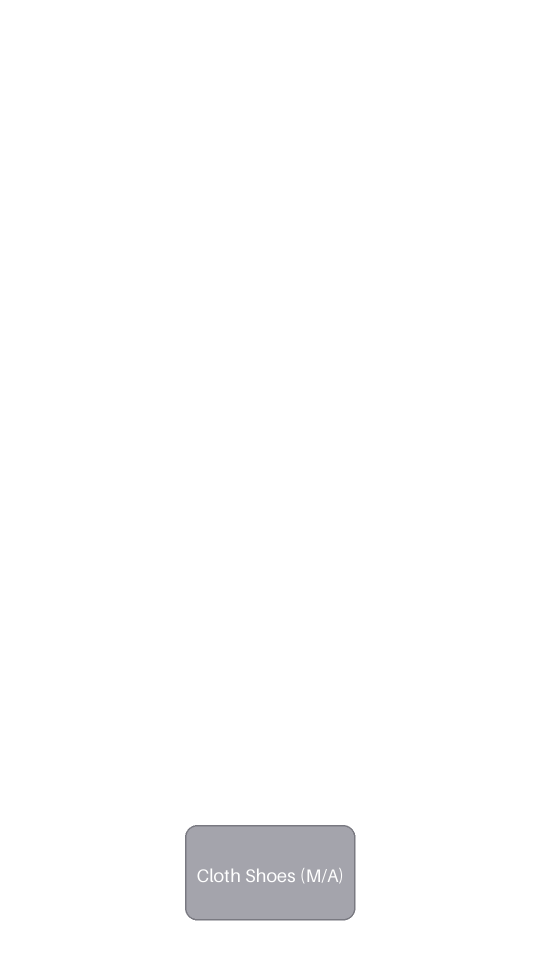
#> input picture assets/male/M_COMMON_SHOES_giay_vai_den.png, 1080 x 1920 px, found by its file name (shown at 1/2 size)
$ python render_final_project_showcase.py
#> lines starting #> are read from the running program, lines starting #| are printed output that depends on the picture
import os
from PIL import Image, ImageDraw, ImageFont

def render_outfit(gender, item_filenames, scene_filename):
#> called with gender = 'male', scene_filename = 'tet.jpg'
    scene_path = os.path.join("assets", "scenes", scene_filename)
    if os.path.exists(scene_path):
        bg = Image.open(scene_path).convert("RGBA").resize((540, 960))
    else:
        bg = Image.new("RGBA", (540, 960), (242, 236, 225, 255))
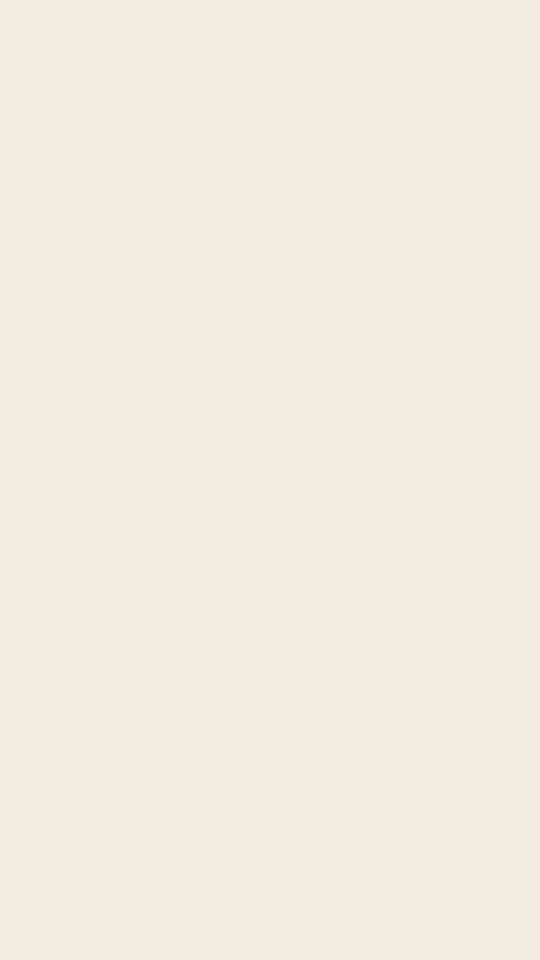
#> bg: PIL image 540x960 RGBA; mean R, G, B, A 242, 236, 225, 255

    char_canvas = Image.new("RGBA", (1080, 1920), (0, 0, 0, 0))
#> char_canvas: PIL image 1080x1920 RGBA; every value is 0
    base_path = os.path.join("assets", gender, f"{gender}_base.png")
    if os.path.exists(base_path):
        base_img = Image.open(base_path).convert("RGBA")
        char_canvas.alpha_composite(base_img)

    for item_fn in item_filenames:
        item_path = os.path.join("assets", gender, item_fn)
        if os.path.exists(item_path):
            item_img = Image.open(item_path).convert("RGBA")
#> item_img is the input picture: PIL image 1080x1920 RGBA; mean R, G, B, A 4.4, 4.4, 4.7, 6.3
#> pass 3 of the loop in render_outfit, `for item_fn in item_filenames:`:
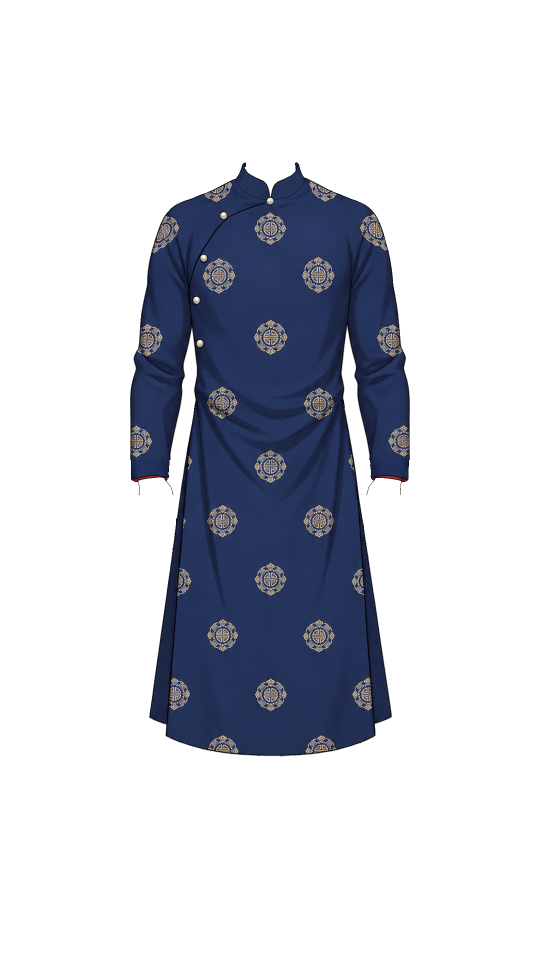
#> input picture assets/male/M_A_TOP_ao_ngu_than.png, 1080 x 1920 px, found by its file name (shown at 1/2 size)
#> in render_outfit, item_img is the input picture: PIL image 1080x1920 RGBA; mean R, G, B, A 185.9, 182.2, 181.7, 62.9
#> in render_outfit, `char_canvas.alpha_composite(item_img)`:
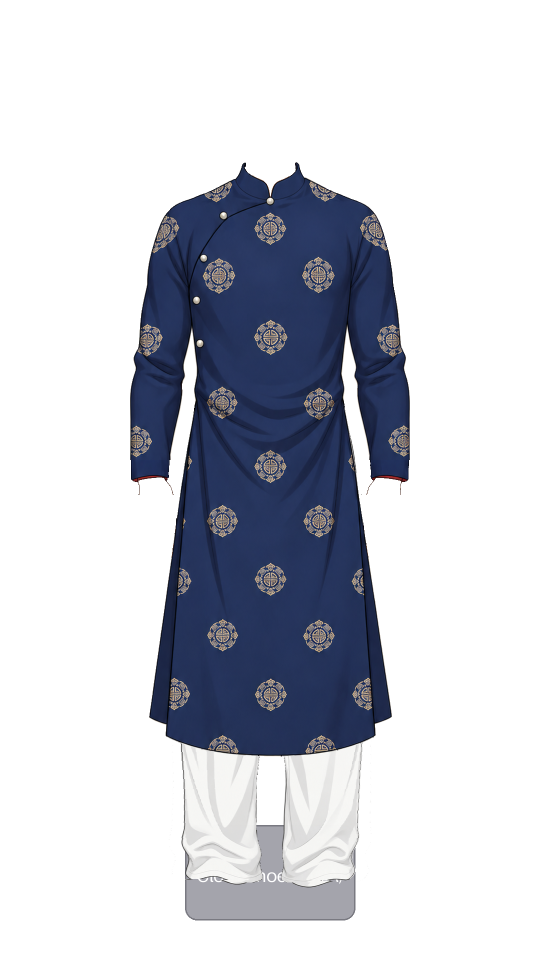
#> char_canvas: PIL image 1080x1920 RGBA (shown at 1/2 size); mean R, G, B, A 22.2, 24.8, 32.9, 75.4; transparent parts drawn white
            char_canvas.alpha_composite(item_img)

    # 85% scale, grounded at bottom
    target_w = int(540 * 0.85)
    target_h = int(960 * 0.85)
    scaled_char = char_canvas.resize((target_w, target_h), Image.Resampling.LANCZOS)
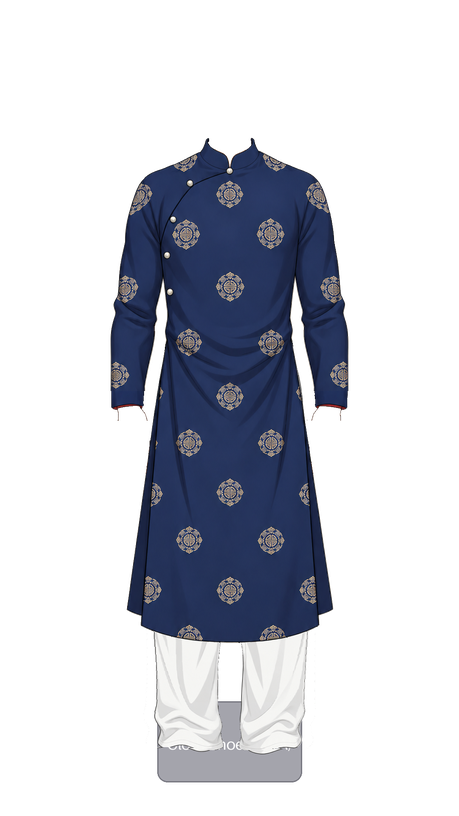
#> scaled_char: PIL image 459x816 RGBA; mean R, G, B, A 23.5, 26, 34.2, 75.4; transparent parts drawn white

    pos_x = (540 - target_w) // 2
    pos_y = 960 - target_h
    bg.alpha_composite(scaled_char, (pos_x, pos_y))
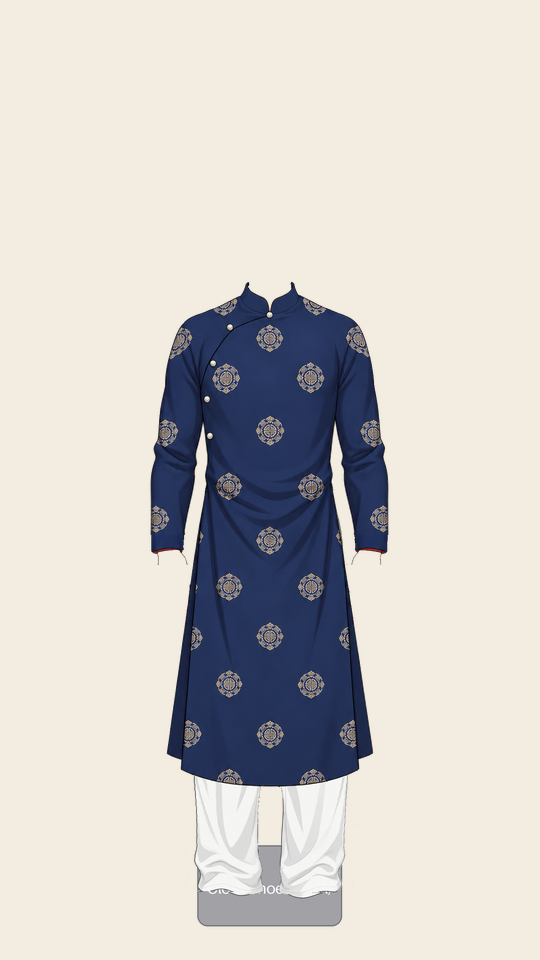
#> bg: PIL image 540x960 RGBA; mean R, G, B, A 205.9, 203, 200.3, 255

    return bg.convert("RGB")

def build_showcase():
    # 1. Male - Set A (Tet)
    outfit1 = render_outfit(
        "male",
        ["M_COMMON_SHOES_giay_vai_den.png", "M_COMMON_BOTTOM_quan_lua_trang.png", "M_A_TOP_ao_ngu_than.png"],
        "tet.jpg"
    )

    # 2. Female - RX-01 Remix (Doi-thuong Hoi An)
    outfit2 = render_outfit(
        "female",
        ["F_MIX_SHOES_giay_sneaker.png", "F_MIX_BOTTOM_quan_hien_dai.png", "F_B_TOP_ao_giao_linh.png"],
        "doi-thuong.jpg"
    )
#> pass 3 of the loop in render_outfit, `for item_fn in item_filenames:`:
#> in render_outfit (call 2), `scaled_char = char_canvas.resize((target_w, target_h), Image.Resamplin..`: scaled_char: PIL image 459x816 RGBA; every value is 0

    # 3. Male - RX-02 Remix (Ky-yeu)
    outfit3 = render_outfit(
        "male",
        ["M_MIX_SHOES_giay_sneaker.png", "M_MIX_BOTTOM_quan_hien_dai.png", "M_B_TOP_ao_giao_linh.png"],
        "ky-yeu.jpg"
    )
#> pass 3 of the loop in render_outfit, `for item_fn in item_filenames:`:

    # Composite board: 1800 x 1150
    board = Image.new("RGB", (1800, 1150), (250, 247, 240))
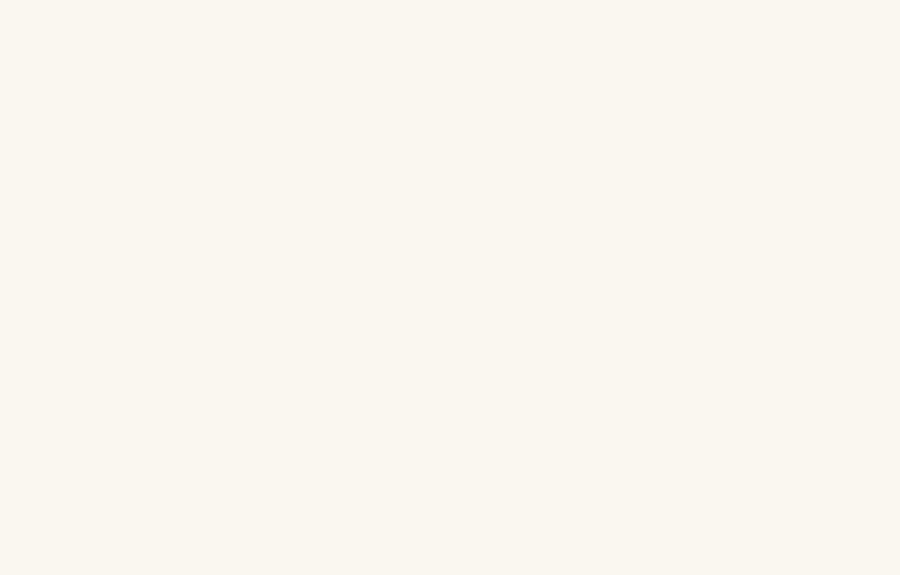
#> board: PIL image 1800x1150 RGB (shown at 1/2 size); mean R, G, B 250, 247, 240
    draw = ImageDraw.Draw(board)

    # Border
    draw.rectangle([(20, 20), (1780, 1130)], outline=(222, 211, 196), width=3)
    draw.rectangle([(28, 28), (1772, 1122)], outline=(184, 58, 44), width=2)

    # Fonts
    try:
        f_title = ImageFont.truetype("arial.ttf", 38)
        f_sub = ImageFont.truetype("arial.ttf", 20)
        f_card_title = ImageFont.truetype("arial.ttf", 22)
        f_tag = ImageFont.truetype("arial.ttf", 16)
    except:
        f_title = ImageFont.load_default()
        f_sub = ImageFont.load_default()
        f_card_title = ImageFont.load_default()
        f_tag = ImageFont.load_default()

    # Header
    draw.text((900, 60), "VIỆT PHỤC REMIX - TỔNG QUAN DỰ ÁN HOÀN THIỆN", fill=(184, 58, 44), font=f_title, anchor="mm")
    draw.text((900, 105), "Ứng dụng phối đồ 2D Việt phục • Tư liệu văn hóa lật 3D • Đánh giá hòa hợp • Tủ đồ Lookbook & Chia sẻ", fill=(30, 46, 66), font=f_sub, anchor="mm")

    # Paste outfits
    # Card 1: Set A Tet
    thumb1 = outfit1.resize((360, 640), Image.Resampling.LANCZOS)
    board.paste(thumb1, (120, 180))
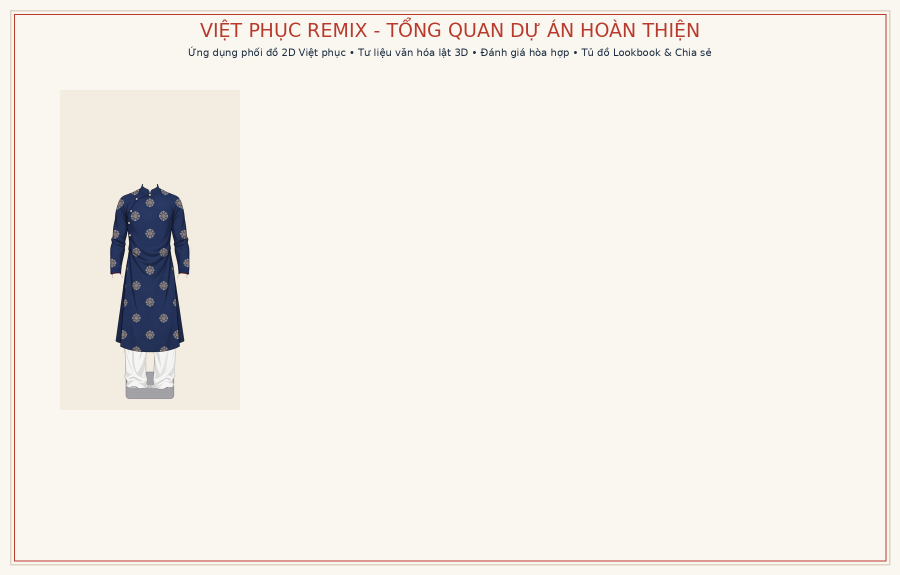
#> board: PIL image 1800x1150 RGB (shown at 1/2 size); mean R, G, B 243.8, 239.6, 233
    draw.rectangle([(120, 180), (480, 820)], outline=(184, 58, 44), width=2)
    draw.rectangle([(120, 830), (480, 960)], fill=(255, 255, 255), outline=(222, 211, 196), width=1)
    draw.text((300, 860), "1. Cổ điển thuần khiết (Set A)", fill=(184, 58, 44), font=f_card_title, anchor="mm")
    draw.text((300, 895), "Áo ngũ thân • Quần lụa • Giày vải", fill=(94, 89, 83), font=f_tag, anchor="mm")
    draw.text((300, 925), "Bối cảnh: Tết Hoàng Cung (Cap 1)", fill=(30, 46, 66), font=f_tag, anchor="mm")

    # Card 2: Female RX-01 Hoi An
    thumb2 = outfit2.resize((360, 640), Image.Resampling.LANCZOS)
    board.paste(thumb2, (720, 180))
    draw.rectangle([(720, 180), (1080, 820)], outline=(30, 46, 66), width=2)
    draw.rectangle([(720, 830), (1080, 960)], fill=(255, 255, 255), outline=(222, 211, 196), width=1)
    draw.text((900, 860), "2. Cách tân nhẹ (Remix RX-01)", fill=(30, 46, 66), font=f_card_title, anchor="mm")
    draw.text((900, 895), "Áo giao lĩnh • Quần âu • Sneaker", fill=(94, 89, 83), font=f_tag, anchor="mm")
    draw.text((900, 925), "Bối cảnh: Dạo phố Hội An (Cap 2)", fill=(184, 58, 44), font=f_tag, anchor="mm")

    # Card 3: Male RX-02 Ky yeu
    thumb3 = outfit3.resize((360, 640), Image.Resampling.LANCZOS)
    board.paste(thumb3, (1320, 180))
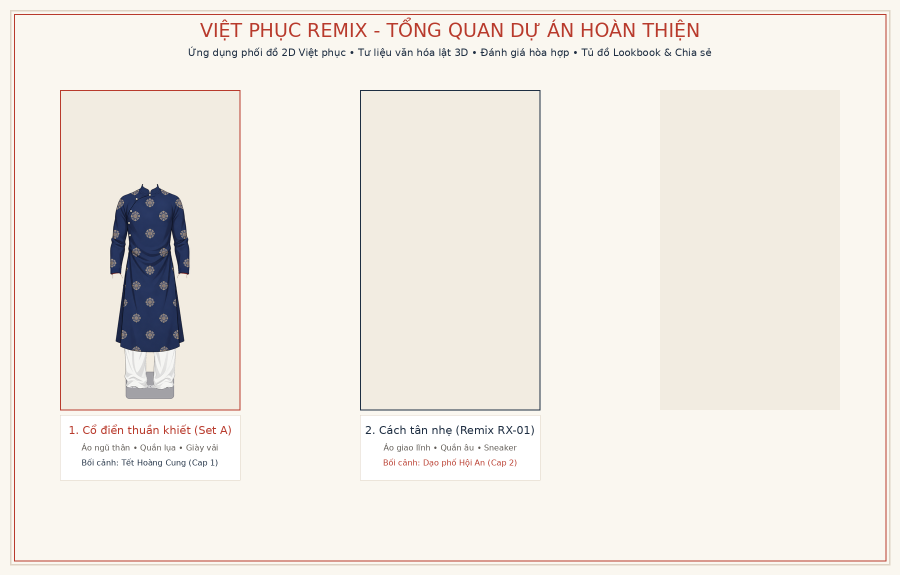
#> board: PIL image 1800x1150 RGB (shown at 1/2 size); mean R, G, B 241.2, 236.2, 229.1
    draw.rectangle([(1320, 180), (1680, 820)], outline=(196, 154, 56), width=2)
    draw.rectangle([(1320, 830), (1680, 960)], fill=(255, 255, 255), outline=(222, 211, 196), width=1)
    draw.text((1500, 860), "3. Đột phá hiện đại (Remix RX-02)", fill=(196, 154, 56), font=f_card_title, anchor="mm")
    draw.text((1500, 895), "Áo giao lĩnh • Quần âu • Sneaker", fill=(94, 89, 83), font=f_tag, anchor="mm")
    draw.text((1500, 925), "Bối cảnh: Kỷ yếu học đường (Cap 2)", fill=(30, 46, 66), font=f_tag, anchor="mm")

    # Footer feature highlights
    draw.rounded_rectangle([(120, 990), (1680, 1080)], radius=15, fill=(244, 238, 226), outline=(222, 211, 196))
    features_text = "✨ ĐẦY ĐỦ TÍNH NĂNG: Thanh trượt Remix (0-1-2) | Thẻ lật 3D tư liệu | Chốt bộ & Lời bình văn hóa | Xuất Canvas 1080x1350 PNG | Tủ đồ Lookbook | Chia sẻ Facebook/Threads/Zalo"
    draw.text((900, 1035), features_text, fill=(30, 46, 66), font=f_tag, anchor="mm")

    os.makedirs("reports", exist_ok=True)
    out_path = os.path.join("reports", "final_project_showcase.jpg")
    board.save(out_path, quality=95)
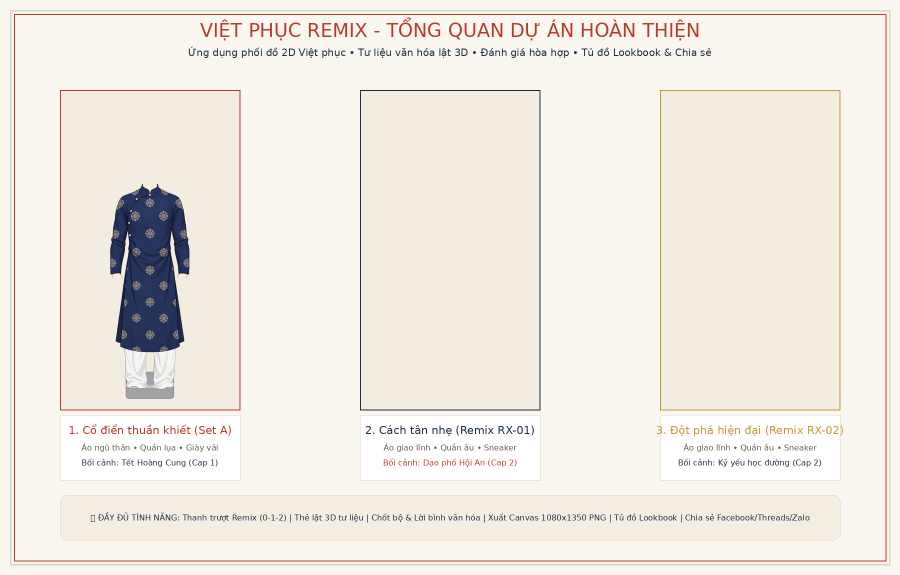
#> saved as final_project_showcase.jpg: PIL image 1800x1150 RGB (shown at 1/2 size); mean R, G, B 240.1, 234.9, 227.4
    print(f"Saved showcase to {out_path}")

if __name__ == "__main__":
    build_showcase()
